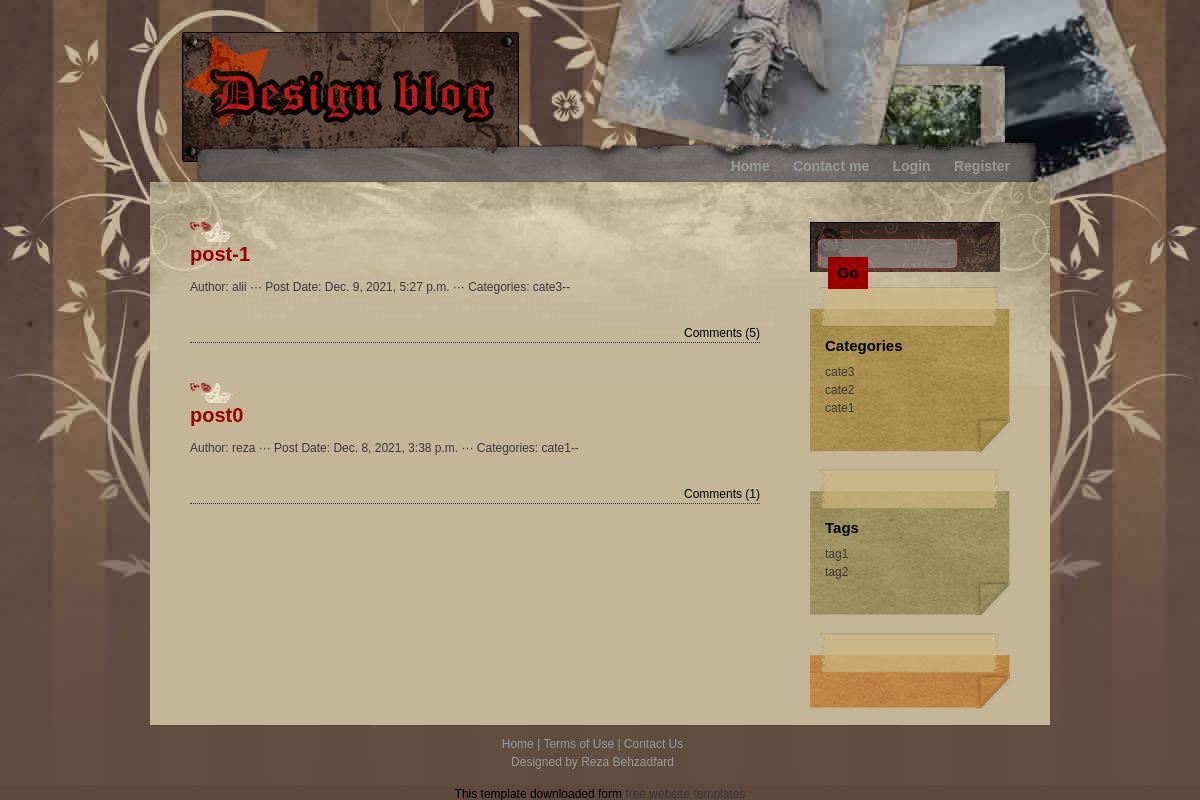
/home/, run on the app's committed database.
### post/models.py (models this page shows, shortened)
class Post(models.Model):
    title = models.CharField(max_length=120)
    image = models.ImageField(upload_to="")
    content = models.TextField()
    created_at = models.DateTimeField(auto_now_add=True)
    slug = models.SlugField(unique=True, max_length=120, null=True, blank=True)
    author = models.ForeignKey(User, on_delete=CASCADE)
    category = models.ManyToManyField(Category)
    tag = models.ManyToManyField(Tag, blank=True, null=True)
    class Meta:
        unique_together = ('title', 'slug')

class Category(models.Model):
    title = models.CharField(max_length=120)
    slug = models.SlugField(unique=True, max_length=120, null=True, blank=True)
    creator = models.ForeignKey(User, on_delete=SET_NULL, null=True, blank=True)
    parent = models.ForeignKey('self', on_delete=models.PROTECT, blank=True, null=True)
    created_at = models.DateTimeField(auto_now_add=True)
    class Meta:
        unique_together = ('title', 'slug')

class Tag(models.Model):
    title = models.CharField(max_length=120)
    slug = models.SlugField(unique=True, max_length=120, null=True, blank=True)
    creator = models.ForeignKey(User, on_delete=SET_NULL, null=True, blank=True)
    created_at = models.DateTimeField(auto_now_add=True)
    class Meta:
        unique_together = ('title', 'slug')

### post/views.py (the view)
# urls.py: path('home/', HomeListView.as_view(), name='home'),
class HomeListView(ListView):
    model = Post
    template_name = 'post/home.html'
    def get_context_data(self, **kwargs):
        context = super().get_context_data(**kwargs)
        context['posts'] = Post.objects.all().order_by('-created_at')
        context['categories'] = Category.objects.all().order_by('-created_at')
        context['tags'] = Tag.objects.all().order_by('-created_at')
        return context

### post/templates/post/home.html (shortened to what this page needs)
{% extends "post/class_base.html" %}
{% load static %}
{% block menu %}
{% if request.user.is_authenticated %}
<ul>
    <li><a href="{% url 'home' %}">Home</a></li>
    <li><a href="{% url 'contact' %}">Contact me</a></li>
    <li><a href="{% url 'add_post' %}">Add New Post</a></li>
    <li><a href="{% url 'dashboard' %}">Dashboard</a></li>
    <li><a href="{% url 'logout' %}">Logout</a></li>
</ul>
{% else %}
<ul>
    <li><a href="{% url 'home' %}">Home</a></li>
    <li><a href="{% url 'contact' %}">Contact me</a></li>
    <li><a href="{% url 'login' %}">Login</a></li>
    <li><a href="{% url 'register' %}">Register</a></li>
</ul>
{% endif %}
{% endblock menu %}
{% block content %}
  {% for post in posts %}
    <div class="postbody">
    <a href="{% url 'post_detail' post.slug %}"><h1>{{post.title}}</h1></a><br><br>
    <div class="publish_info">Author: {{post.author.username}} ··· Post Date: {{post.created_at}} ··· Categories: <a href="#">{% for category_ in post.category.all %}{{category_.title}}--{% endfor %}</a></div><br>
    <div class="comment">Comments ({{post.comment_set.count}})</div>
    </div>
  {% endfor %}
{% endblock content %}

### post/templates/post/class_base.html (shortened to what this page needs)
{% load static %}
<!DOCTYPE html>
<html lang="en">
<head>
  <link href="https://cdn.jsdelivr.net/npm/bootstrap@5.0.0-beta1/dist/css/bootstrap.min.css" rel="stylesheet"
>
  <link rel="stylesheet" href="{% static 'style.css' %}">
</head>
<body>
  <div id="container_wrapper1">
    <div id="container_wrapper2">
      <div id="container">
        <div id="header">
          <div id="logo">
            <div id="site_slogan"></div>
          </div>
        </div>
        <div id="menu">
          {% block menu %}
          {% endblock menu %}
        </div>
        <div id="content">
          <div id="left_column">
            {% block content %}
            {% endblock content %}
          </div>
          {% if page != 'login' and page != 'register' %}
          <div id="right_column">
            <div class="section">
              <form method="post" action="{% url 'search_post' %}" class="search">
                <input name="search" type="text" placeholder="Search Anything" id="keyword" />
                <input type="submit" value="Go" class="button" />
              </form>
            </div>
            <div class="section">
              <div class="section1_top"></div>
              <div class="section1_middle">
                <h2>Categories</h2>
                <ul>
                  {% for cate in categories %}
                  <li><a href="{% url 'category_reverse' cate.slug %}">{{cate.title}}</a></li>
                  {% endfor %}
                </ul>
              </div>
              <div class="section1_bottom"></div>
            </div>
            <div class="section">
              <div class="section2_top"></div>
              <div class="section2_middle">
                <h2>Tags</h2>
                <ul>
                  {% for tag in tags %}
                  <li>{{tag.title}}</li>
                  {% endfor %}
                </ul>
              </div>
              <div class="section2_bottom"></div>
            </div>
            <div class="section">
              <div class="section3_top"></div>
              <div class="section3_bottom"></div>
            </div>
          </div>
          {% endif %}
        </div>
        <div id="bottom">
          <div id="footer"> <a href="{% url 'home' %}">Home</a> | <a href="#">Terms of Use</a> | <a href="#">Contact Us</a> <br />
            Designed by <a href="#">Reza Behzadfard</a>
          </div>
        </div>
      </div>
    </div>
  </div>
  <div align=center>This template downloaded form <a href='http://all-free-download.com/free-website-templates/'>free
      website templates</a></div>
</body>
</body>
</html>

### post/static/style.css (style rules this page uses)
body { margin:0; padding:0; line-height: 1.5em; font-family: Helvetica, Arial, sans-serif; font-size: 12px; color: #000000; background: #604a40; }
a:link, a:visited { color: #3e3939; text-decoration: none; }
h1 { margin: 0px; padding: 20px 0px 0px 0px; font-size: 20px; font-weight: bold; color:#990000; height: 20px; background: url(post/media/h1_background.png) left center no-repeat; }
h2 { margin: 0px 0px 8px 0px; padding: 10px 0px 0px 15px; font-weight: bold; font-size: 15px; color: #000000; }
#container_wrapper1 { background: url(post/media/background.gif) top center repeat-x; }
#container_wrapper2 { background: url(post/media/mainbackground.jpg) top center no-repeat; }
#container { margin: 0px auto; width: 900px; }
#header { clear: both; padding: 30px 0px 0px 30px; width: 870px; height: 140px; }
#logo { height: 134px; background: url(post/media/logo.gif) no-repeat; }
#site_slogan { padding: 90px 0px 10px 160px; font-size: 12px; color: #999999; }
#menu { clear: both; margin: 0px; padding: 0px; width: 900px; height: 42px; text-align: right; background: url(post/media/menu_bg.png) no-repeat; }
#menu ul { margin: 0px; padding: 18px 20px 0px 0px; list-style: none; }
#menu ul li { margin: 0px; display: inline; }
#menu ul li a { margin: 0px; padding: 0px 20px 0px 0px; font: 14px arial; font-weight: bold; color:#999999; text-decoration: none; }
#content { float: left; margin: 0px; width: 900px; background: #c3b595 url(post/media/content_bg.jpg) no-repeat; }
#left_column { float: left; margin: 40px 0px 0px 40px; padding: 0px; width: 570px; }
#right_column { float: right; margin: 40px 40px 0px 0px; padding: 0px; width: 200px; }
.section { margin: 0px 0px 15px 0px; padding: 0px; color: #3e3939; }
.section .section1_top { height: 40px; background: url(post/media/section1_top.png) no-repeat; }
.section .section1_middle { background: url(post/media/section1_middle.png) repeat-y; }
.section .section1_bottom { height: 37px; background:url(post/media/section1_bottom.png) no-repeat; }
.section .section2_top { height: 40px; background: url(post/media/section2_top.png) no-repeat; }
.section .section2_middle { background: url(post/media/section2_middle.png) repeat-y; }
.section .section2_bottom { height: 37px; background: url(post/media/section2_bottom.png) no-repeat; }
.section .section3_top { height: 40px; background: url(post/media/section3_top.png) no-repeat; }
.section .section3_bottom { height: 37px; background: url(post/media/section3_bottom.png) no-repeat; }
.section ul { margin: 0px 0px 0px 15px; padding: 0px; list-style: none; }
.section ul li { display: block; }
.section ul li a { padding: 0px; margin: 0px; color: #3e3939; text-decoration: none; }
.postbody { padding: 0px; margin-bottom: 40px; border-bottom: 1px dotted #333333; }
.publish_info { clear: both; margin: 0px; padding: 0px; color:#3e3939; }
.comment { clear: both; margin: 10px 0px 0px 0px; width: 570px; text-align: right; padding: 0px; }
.search { width: 190px; margin: 0px; padding: 13px 0px 0px 10px; height: 50px; background: url(post/media/search_box.gif) no-repeat; }
input { width: 130px; background: none; color: #CCCCCC; border: none; }
.button { margin: 2px 0px 0px 8px; height: 32px; width: 40px; color: #000000; font-size: 15px; font-weight: bold; border: none; background: #990000; }
#footer { clear: both; padding: 10px 0px 0px 15px; width: 870px; height: 60px; text-align: center; color: #999999; text-align: center; }
#footer a { color: #999999; }

### data on the page
Post: title "post-1", author.username "alii", created_at "Dec. 9, 2021, 5:27 p.m.", comment_set.count "5"
Category: title "cate3"
Post: title "post0", author.username "reza", created_at "Dec. 8, 2021, 3:38 p.m.", comment_set.count "1"
Category: title "cate1"
Category: title "cate2"
Tag: title "tag1"
Tag: title "tag2"
